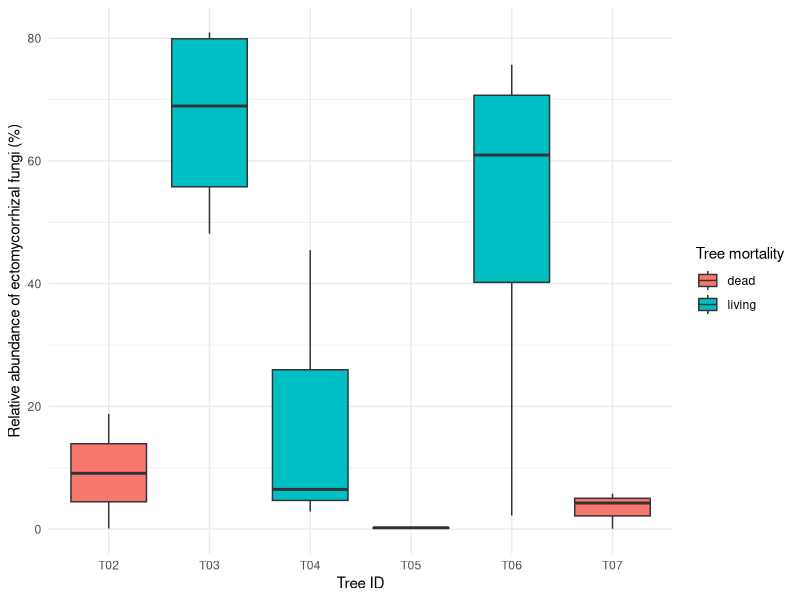
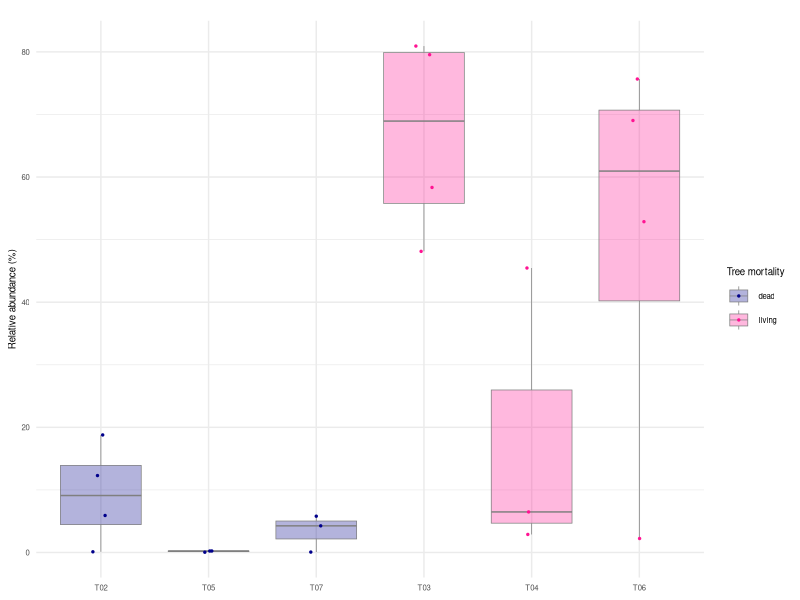
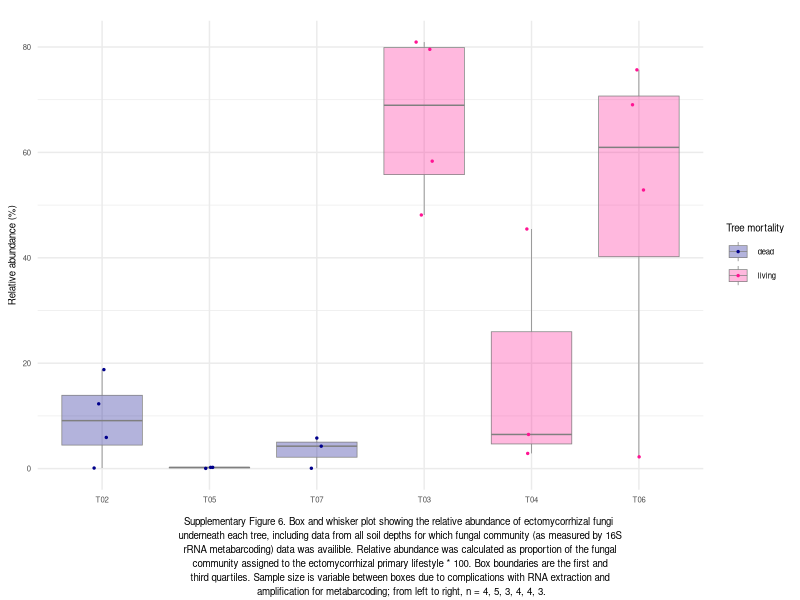
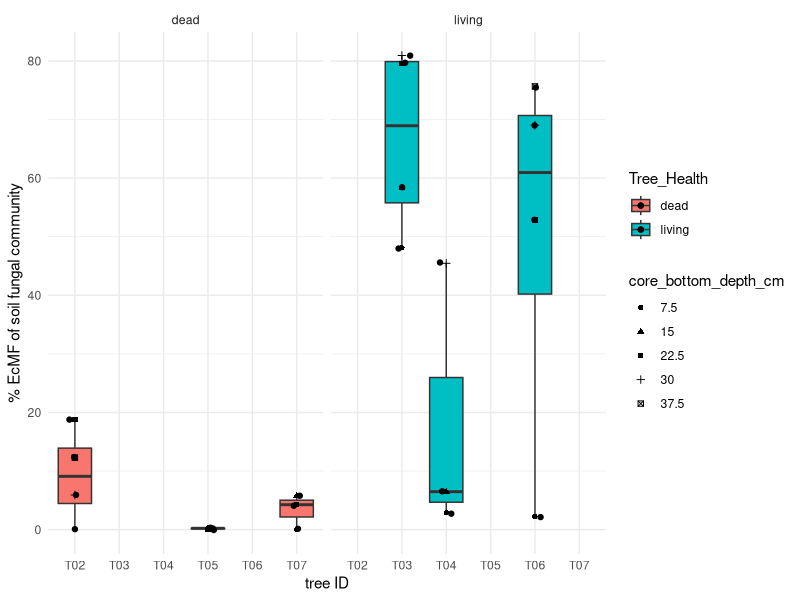
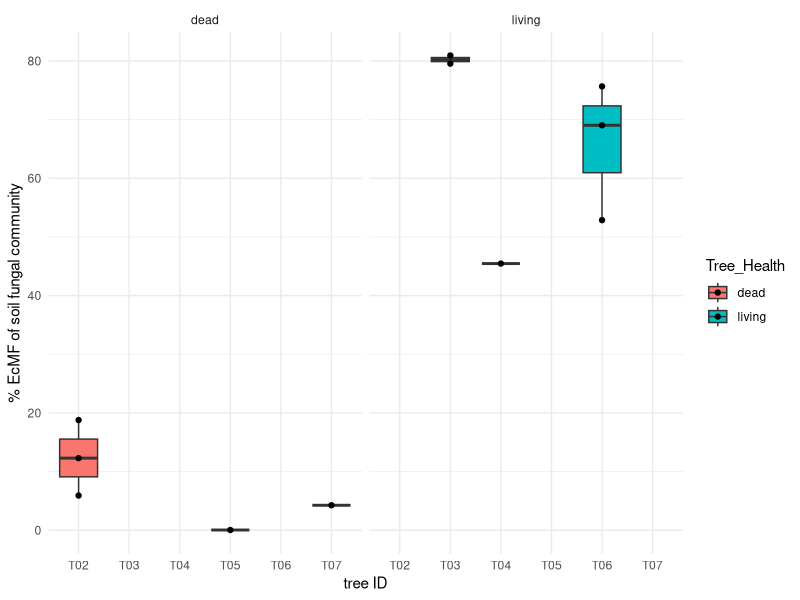
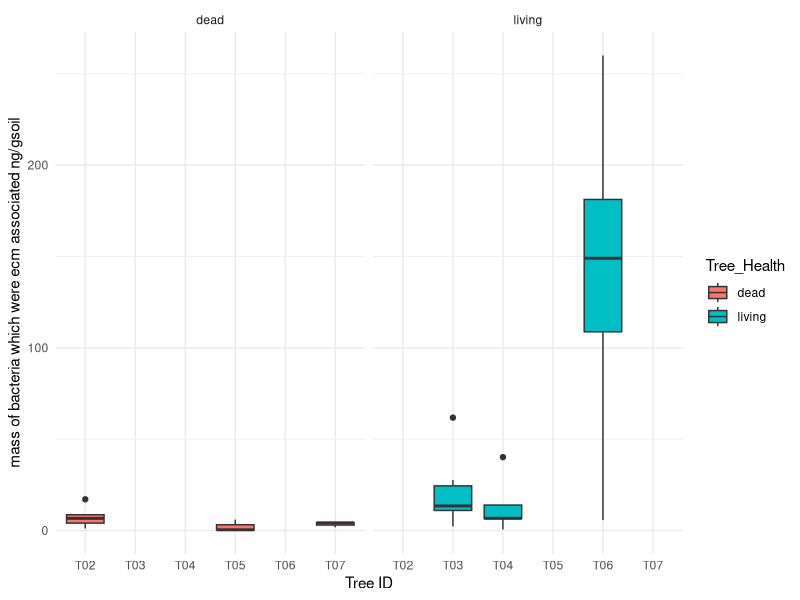
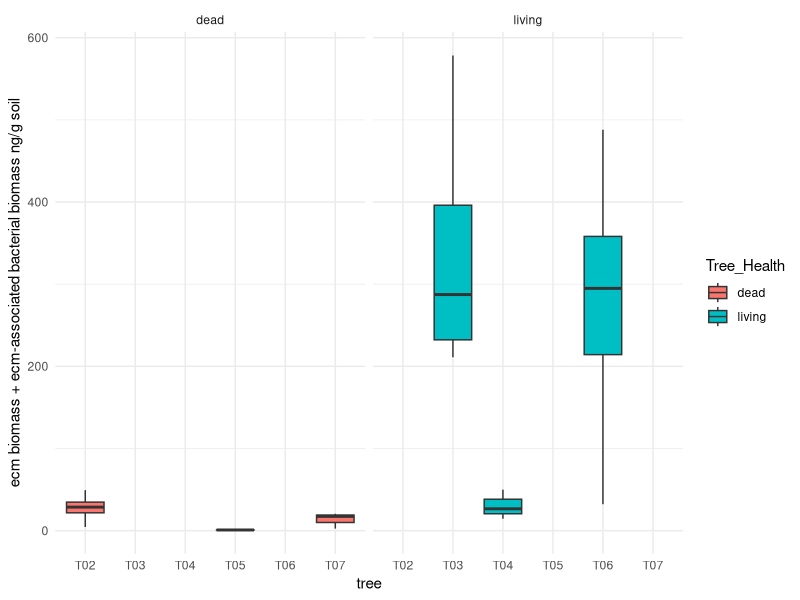
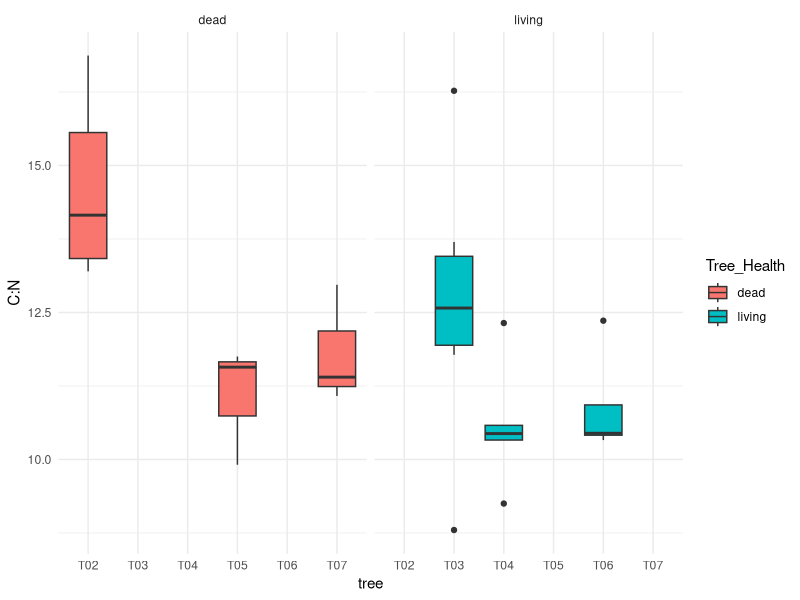

The R script that drew these images, in order:
## ---- chunk 1
knitr::opts_chunk$set(echo = TRUE)
## ---- chunk 2
library(ggplot2)
library(dplyr)
library(tidyr)
library(ggpubr)
## ---- chunk 3
# nucleic acid-based relative abundance data load-in

#   relative abundance data:
Primary_lifestyle_by_sample <- read.csv("../../Analysis/Microbial Communities/Assign_traits_ITS/Results/ITS_Functions_By_Sample/Primary_lifestyle_by_sample_mip.csv")

#  ^ that file only identifies samples by their primer pairs and doesn't have the metadata we need (tree health, depth, tree ID). loading in phyloseq metadata for tree health and depth

#   phyloseq metadata:
phyloseq_metadata_ITS <- read.csv("../../TidyData/Metadata/Results/phyloseq_metadata_ITS_mip.csv")


# add DO_ID, tree health, depth, and nucleic acid to Primary lifestyle by sample
#   just taking the info we need from phyloseq_metadata_ITS
phyloseq_metadata_ITS = select(phyloseq_metadata_ITS, c(phyloseq_name, DO_ID, core_bottom_depth_cm, Tree_Health, nucleic_acid))
#   renaming the column which contains the primer pair ID in Primary_lifestyle_by_sample to match the same in phyloseq_metadata_ITS ("phyloseq_name")
Primary_lifestyle_by_sample = rename(Primary_lifestyle_by_sample, phyloseq_name = Primary_lifestyle)

#   join by phyloseq_name
lifestyle_with_IDs = full_join(phyloseq_metadata_ITS, Primary_lifestyle_by_sample, by = "phyloseq_name")

#REMOVE DNA
lifestyle_with_IDs = filter(lifestyle_with_IDs, nucleic_acid == "RNA")

# remove controls
lifestyle_with_IDs = filter(lifestyle_with_IDs, (is.na(core_bottom_depth_cm) == FALSE))

# break up the DO_ID so we have access to Tree as a variable
lifestyle_with_IDs <- lifestyle_with_IDs %>%
  separate(DO_ID, into = c("DO", "Tree", "depth"), sep = "_")
## ---- chunk 4
supFig7 = ggplot(lifestyle_with_IDs, aes(x = Tree, y = 100*ectomycorrhizal, fill = Tree_Health)) +
  geom_boxplot() +
  labs(x = "Tree ID", y = "Relative abundance of ectomycorrhizal fungi (%)") +
  theme_minimal() + scale_fill_discrete(name = "Tree mortality")
supFig7
## ---- chunk 5
RNA_based_fungal_trait_relabund <- read.csv("../../Analysis/Microbial Communities/Imputed Biomass/Results/RNA_based_fungal_trait_relabund_mip.csv")
## ---- chunk 6
relab = RNA_based_fungal_trait_relabund
relab$Tree <- factor(relab$Tree, levels=c("T02", "T05", "T07", "T03", "T04", "T06")) # order trees so all three dead trees go first, then all three living trees
## ---- chunk 7
xvar = relab$core_bottom_depth_cm
  
boxplot = geom_boxplot( # add boxplot layer
                        alpha = 0.3, #make fill mostly transparent
                       color = "gray50", 
                       linewidth = 0.25
                       ) 
#linecolor = scale_color_manual(name = "Tree mortality", values = c("mediumblue", "lightpink2"))

points = geom_jitter( # add raw datapoint layer
                      size = 0.5, 
                     position = position_jitterdodge(jitter.width = 0.15, dodge.width = 0.75) # Dodge so living and dead points are separated and overlay their boxplots. Jitter optional.
                     ) 

fillcolor = scale_fill_manual(name = "Tree mortality", values = c("darkblue", "deeppink")) # color the semi-transparent box fill, name legend

dotlinecolor = scale_color_manual(name = "Tree mortality", values = c("darkblue", "deeppink")) # color the points and lines, name legend consistently

background = theme_minimal() # visually simplify background

xaxislabel = xlab("") # set x-axis label

theme = theme(text = element_text(size = 7), # set font size
              plot.margin = margin(t = 15, r = 5.5, b = 5.5, l = 5.5), # set margin widths: widen left margin of each plot so the panel labels can fit in top left. 5.5 is default pt size for margins in ggplot.
              axis.title.x = element_blank(), # no x-axis, if doing shared x-axis later
              legend.position = "right"
)

ymax = ylim(0, 2050) # for bac and fun panels only: set common y-axis limit to enable side-by-side comparison 

## ---- chunk 8
# make boxplot: 
supFig6 = ggplot(relab, aes(x = Tree, y = 100*ectomycorrhizal, fill = Tree_Health, color = Tree_Health)) + # 'ectomycorrhizal' is a proportion; 100*ectomycorrhizal is a percentage
  dotlinecolor +
  boxplot +
  points +
  fillcolor +
  background +
  xaxislabel +
  ylab("Relative abundance (%)") +
  theme

supFig6
## ---- chunk 9
supFig6_caption <- annotate_figure(supFig6,
                bottom = text_grob("Supplementary Figure 6. Box and whisker plot showing the relative abundance of ectomycorrhizal fungi \n underneath each tree, including data from all soil depths for which fungal community (as measured by 16S \n rRNA metabarcoding) data was availible. Relative abundance was calculated as proportion of the fungal \n community assigned to the ectomycorrhizal primary lifestyle * 100. Box boundaries are the first and \n third quartiles. Sample size is variable between boxes due to complications with RNA extraction and \n amplification for metabarcoding; from left to right, n = 4, 5, 3, 4, 4, 3.", color = "black", size = 7))
supFig6_caption
## ---- chunk 10
# create the figure file in this results folder


ppi = 300

w_mm = 140
hw_ratio = 8/11 # arbitrary

h_mm = w_mm*hw_ratio
w_i = w_mm/25.4
h_i = h_mm/25.4

## ---- chunk 11
jpeg("Results/sup_fig_6_ecm_relabund_by_tree.jpg", width = w_i * ppi, height = h_i * ppi, res = ppi)


supFig6_caption
dev.off()
## ---- chunk 12
png("Results/sup_fig_6_ecm_relabund_by_tree.png", width = w_i * ppi, height = h_i * ppi, res = ppi)


supFig6_caption
dev.off()
## ---- chunk 13
t3 = filter(lifestyle_with_IDs, lifestyle_with_IDs$Tree == "T03")
t4 = filter(lifestyle_with_IDs, lifestyle_with_IDs$Tree == "T04")
t6 = filter(lifestyle_with_IDs, lifestyle_with_IDs$Tree == "T06")

t3 = filter(t3, !(is.na(t3$ectomycorrhizal)))
t4 = filter(t4, !(is.na(t4$ectomycorrhizal)))


t3avg = mean(t3$ectomycorrhizal)
t4avg = mean(t4$ectomycorrhizal)
t6avg = mean(t6$ectomycorrhizal)

t3avg
t4avg
t6avg
## ---- chunk 14
# make another version of supplementary figure 7 with additional features: paneling by tree health, shaped points representing different depths 
#I didn't end up using this 

discrete.depth = mutate(lifestyle_with_IDs, core_bottom_depth_cm = as.character(core_bottom_depth_cm))
discrete.depth$core_bottom_depth_cm <- factor(discrete.depth$core_bottom_depth_cm, levels=c("7.5", "15", "22.5", "30", "37.5", "45"))

# broken at the moment
supFig7 = ggplot(discrete.depth, aes(x = Tree, y = 100*ectomycorrhizal, fill = Tree_Health)) +
  geom_boxplot() +
  facet_wrap(~Tree_Health) + 
  labs(x = "tree ID", y = "% EcMF of soil fungal community") + 
  geom_point(data = discrete.depth, aes(x = Tree, y = 100*ectomycorrhizal, shape = core_bottom_depth_cm), show.legend = TRUE) +
  geom_jitter(width = 0.2, height = 0.2) +
  theme_minimal()

supFig7
## ---- chunk 15
# another version of sup fig 7 that just has the data from below 20cm
just_deep = filter(lifestyle_with_IDs, lifestyle_with_IDs$core_bottom_depth >20 )
ggplot(just_deep, aes(x = Tree, y = 100*ectomycorrhizal, fill = Tree_Health)) +
  geom_boxplot() + geom_point() +
  facet_wrap(~Tree_Health) + # Group the boxes by treatment B
  labs(x = "tree ID", y = "% EcMF of soil fungal community") +
  theme_minimal()
## ---- chunk 16
# just the biomass of ecm assoicated bacteria
metadata_with_ECMasssociated <- read.csv("../../Analysis/Microbial Communities/Fungal-Bacterial Interactions/DeSeq2 Indicator Species Analysis/Results/metadata_with_ECMasssociated3trees_mip.csv")
ggplot(metadata_with_ECMasssociated, aes(x = Tree, y = ECM_associated_16S_ng_g, fill = Tree_Health)) +
  geom_boxplot() +
  facet_wrap(~Tree_Health) + # Group the boxes by treatment B
  labs(x = "Tree ID", y = "mass of bacteria which were ecm associated ng/gsoil") +
  theme_minimal()
## ---- chunk 17
# biomass of ecm assoicated bacteria and ecm together

ggplot(metadata_with_ECMasssociated, aes(x = Tree, y = ECM_associated_biomass, fill = Tree_Health)) +
  geom_boxplot() +
  facet_wrap(~Tree_Health) + # Group the boxes by tree health
  labs(x = "tree", y = "ecm biomass + ecm-associated bacterial biomass ng/g soil") +
  theme_minimal()

t3 = filter(metadata_with_ECMasssociated, metadata_with_ECMasssociated$Tree == "T03")
t4 = filter(metadata_with_ECMasssociated, metadata_with_ECMasssociated$Tree == "T04")
t6 = filter(metadata_with_ECMasssociated, metadata_with_ECMasssociated$Tree == "T06")

t3 = filter(t3, !(is.na(t3$ectomycorrhizal)))
t4 = filter(t4, !(is.na(t4$ectomycorrhizal)))


t3avg = mean(t3$ectomycorrhizal)
t4avg = mean(t4$ectomycorrhizal)
t6avg = mean(t6$ectomycorrhizal)
## ---- chunk 18

ggplot(metadata_with_ECMasssociated, aes(x = Tree, y = C_per_N_Ratio, fill = Tree_Health)) +
  geom_boxplot() +
  facet_wrap(~Tree_Health) + # Group the boxes by treatment B
  labs(x = "tree", y = "C:N") +
  theme_minimal()
